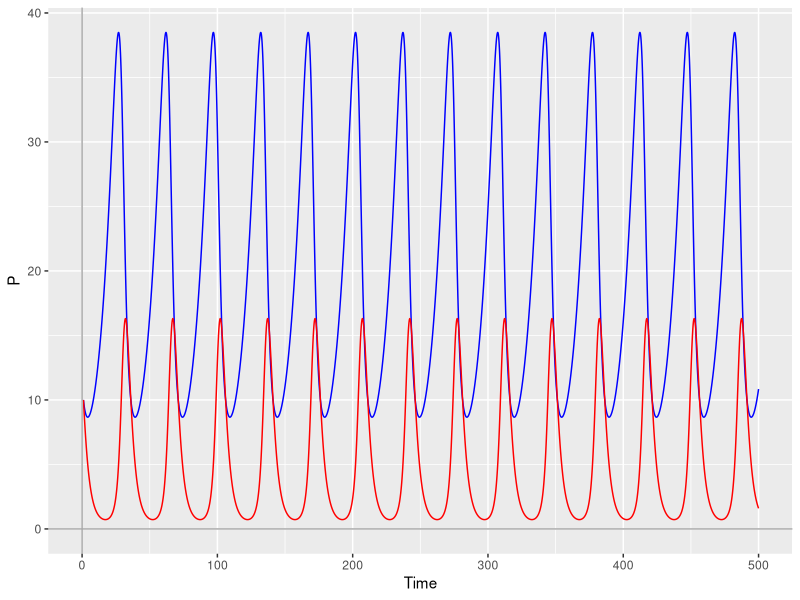
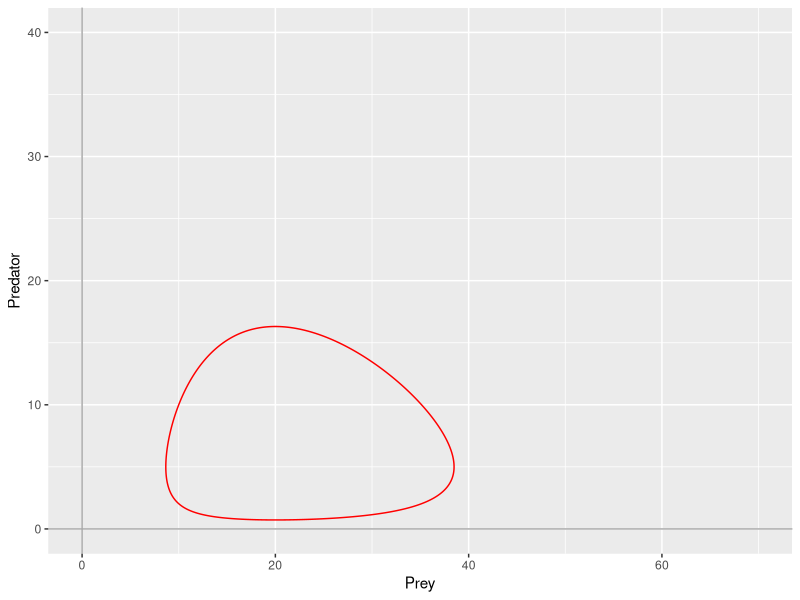
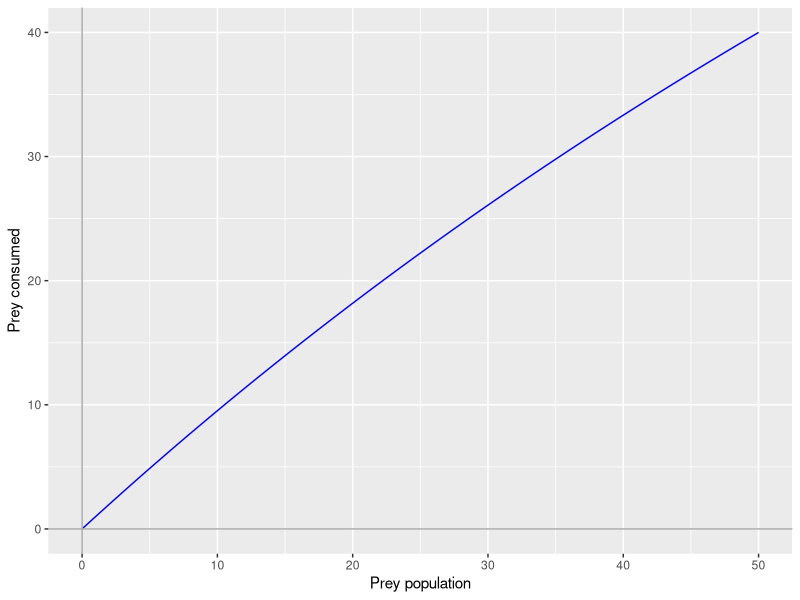
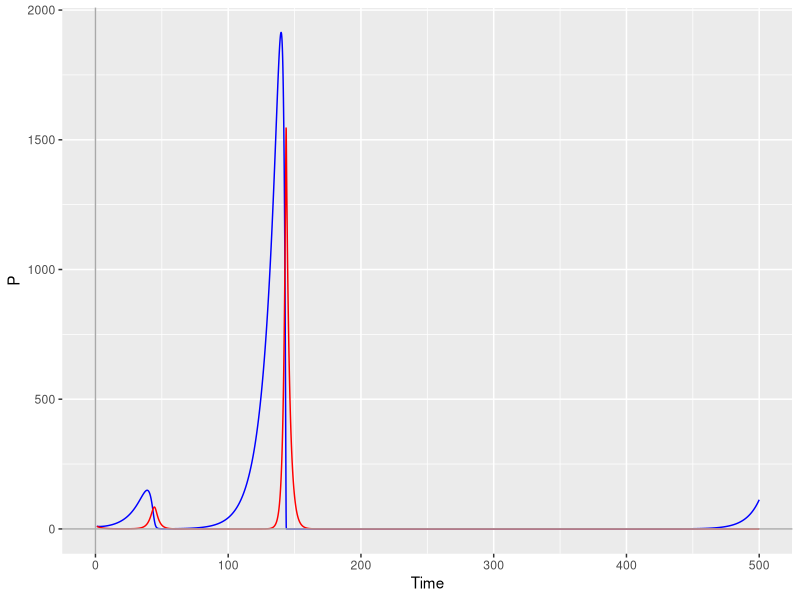
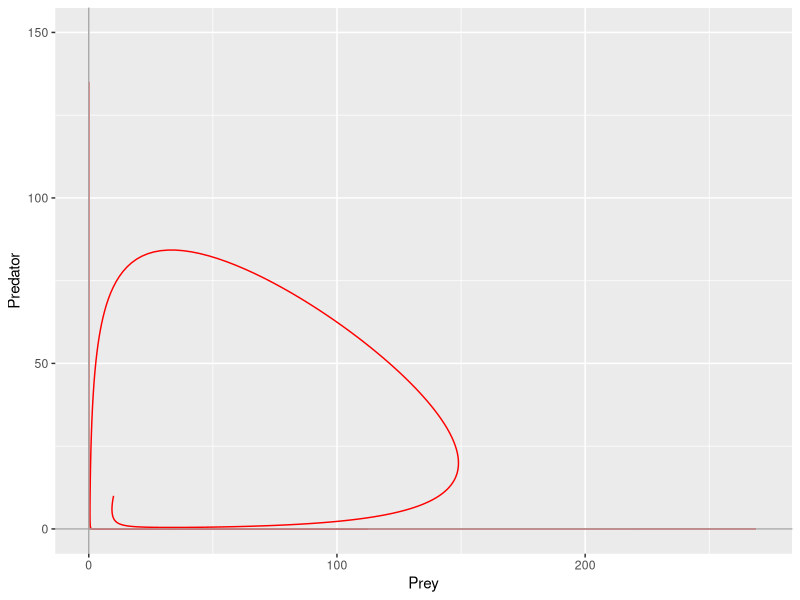
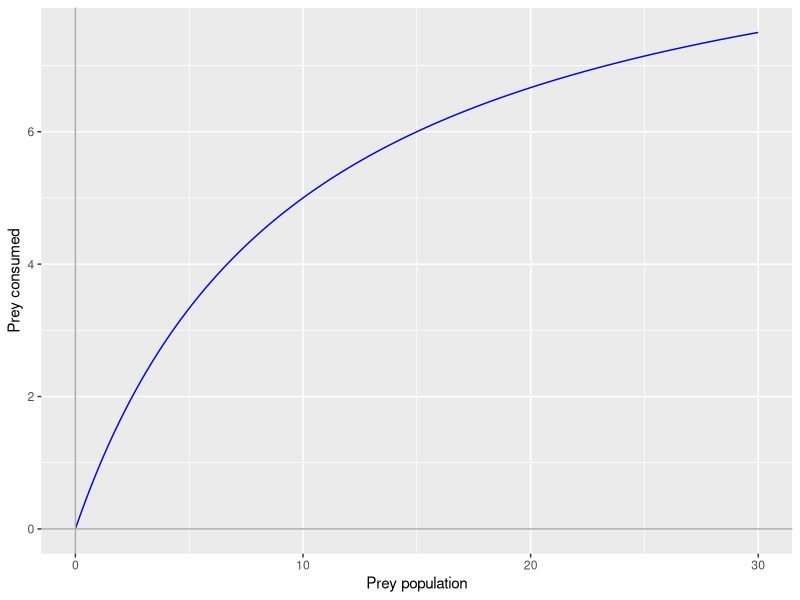
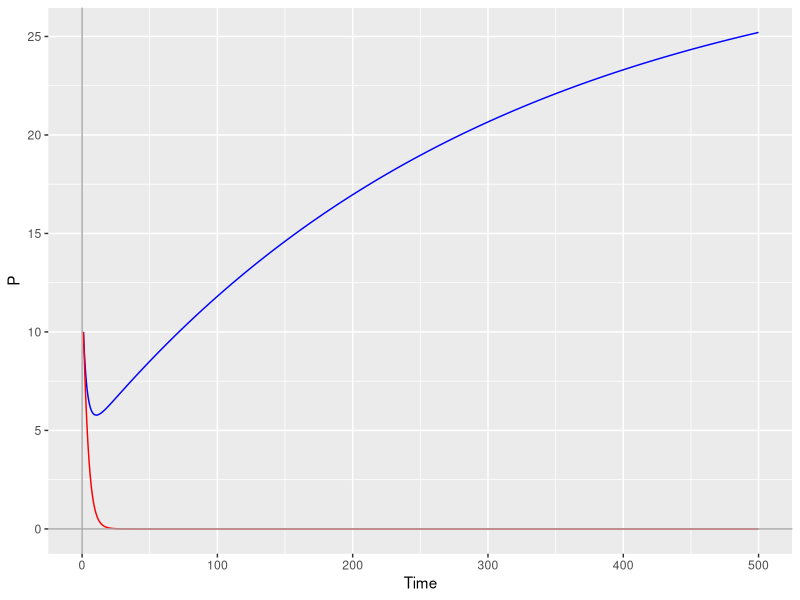
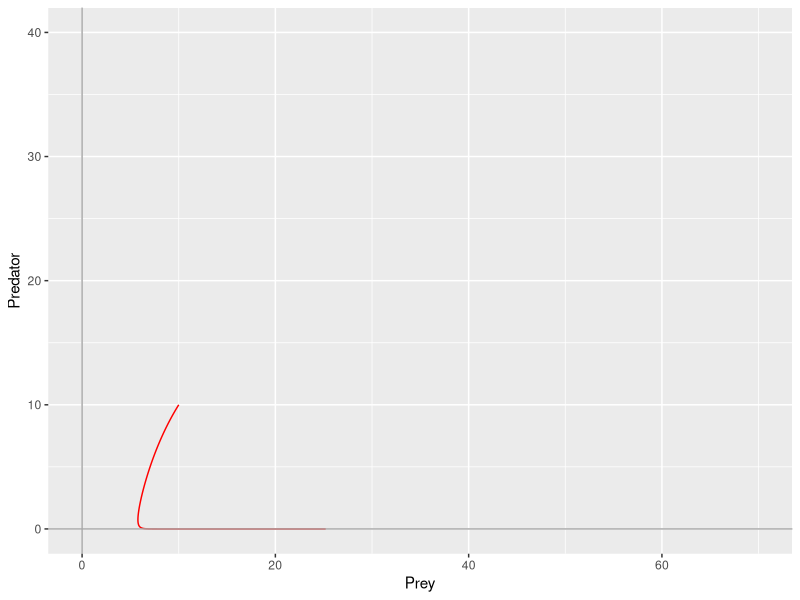

Generate these figures, in order, with R:
## Predator-Prey interactions
install.packages("deSolve")
library(deSolve)
library(ggplot2)

#LV logistic growth function

LG <- function(t,state,parameters){ ##logistic grown function, that takes a set of parameter values, initial conditions and a time sequence
  with(as.list(c(state, parameters)),{ ##"with" is a function that allows us to use the variable names directly - it looks for r, K and P in state and parameters
    dP <- r*(1-P/K)*P ##this is our logistic equation governing the rate of change of P
    return(list(dP)) ## return the rate of change - it needs to be a list
  }) # end with(as.list ...
}

# LV Predator-Prey model

LV <- function(t,state,parameters){ ##lotka voltera function function, that takes a set of parameter values, initial conditions and a time sequence
  with(as.list(c(state, parameters)),{ ##"with" is a function that allows us to use the variable names directly - it looks for r, K and P in state and parameters
    dx <- alpha * x - beta * x* y ## prey population equation 
    dy <- delta * x * y - gamma * y ## predator population
    return(list(c(dx, dy))) ## return the rate of change - it needs to be a list
  }) # end with(as.list ...
}

state <- c(x=10, y = 10) ## the initial population values of prey and predator populations
parameters <- c(alpha = 0.1, beta = 0.02, delta = 0.02, gamma = 0.4) ## the equation parameters
times <-  seq(from = 1, to = 500, by = 0.1) ##a sequence of time steps – uses function seq()
out <- ode(y= state, times = times, func = LV, parms = parameters)
out.df <- data.frame(out)

#plot the output, this gives us the change in the two populations through time
ggplot(data = out.df)+
  geom_line(mapping=aes(x=time,y=x),color="blue") +
  geom_line(mapping=aes(x=time,y=y),color="red") +
  geom_hline(yintercept=0,color="darkgrey") +
  geom_vline(xintercept=0,color="darkgrey") +
  labs(x = "Time", y = "P")

# plot the change in populations through phase space 
# plot one predator population as a function of the prey population
ggplot(data = out.df)+
  geom_path(mapping=aes(x=x,y=y),color="red") +
  xlim(0,70) +
  ylim(0,40) +
  geom_hline(yintercept=0,color="darkgrey") +
  geom_vline(xintercept=0,color="darkgrey") +
  labs(x = "Prey", y = "Predator")

## TASK: Change the parameters and initial conditions
## Q: What happens when you increase/decrease them?
## A: When you increase initial pop size, the circle increases, when you increase the parameters it decreases


## Prey growth rate: exponential vs logistic
# in the original LV model, prey growth is exponential, lets make it logistic

LV_log <- function(t,state,parameters){ ##lotka voltera function function, that takes a set of parameter values, initial conditions and a time sequence
  with(as.list(c(state, parameters)),{ ##"with" is a function that allows us to use the variable names directly - it looks for r, K and P in state and parameters
    dx <- alpha * (1 - x/K) - beta * x* y ## prey population equation 
    dy <- delta * x * y - gamma * y ## predator population
    return(list(c(dx, dy))) ## return the rate of change - it needs to be a list
  }) # end with(as.list ...
}

# set K to 30
state <- c(x=10, y = 10) ## the initial population values of prey and predator populations
parameters <- c(alpha = 0.1, beta = 0.02, delta = 0.02, gamma = 0.4, K = 30) ## the equation parameters
times <-  seq(from = 1, to = 500, by = 0.1) ##a sequence of time steps – uses function seq()
out <- ode(y= state, times = times, func = LV_log, parms = parameters)
out.df <- data.frame(out)

## Q: How does it change  the results for the same set of parameter values listed above? Discuss (i.e. try to figure out why)



## Incorporating function response
# The rate at which predators can consume preys is called a functional response

# Type 2 functional response
x <- seq(0,50,0.1)
A <- 0.005  ## A is the hunting efficiency of the predator (high A = poor hunter)
y <- x/(1+A*x)
ggplot()+
  geom_line(mapping=aes(x=x,y=x/(1+A*x)),color="blue") +
  geom_hline(yintercept=0,color="darkgrey") +
  geom_vline(xintercept=0,color="darkgrey") +
  labs(x = "Prey population", y = "Prey consumed")

# if predator is a bad hunter, prey reach carrying capacity much quicker as their not being killed too often

## Type 2 Functional response LV model

LV_FR2 <- function(t,state,parameters){ ##lotka voltera function function, that takes a set of parameter values, initial conditions and a time sequence
  with(as.list(c(state, parameters)),{ ##"with" is a function that allows us to use the variable names directly - it looks for r, K and P in state and parameters
    dx <- alpha * x - (beta * x* y)/(1+A*x) ## prey population equation 
    dy <- (delta * x * y)/(1+A*x) - gamma * y ## predator population
    return(list(c(dx, dy))) ## return the rate of change - it needs to be a list
  }) # end with(as.list ...
}

# Add A to parameters
state <- c(x=10, y = 10) ## the initial population values of prey and predator populations
parameters <- c(alpha = 0.1, beta = 0.02, delta = 0.02, gamma = 0.4, A = 0.02) ## the equation parameters
times <-  seq(from = 1, to = 500, by = 0.1) ##a sequence of time steps – uses function seq()
out <- ode(y= state, times = times, func = LV_FR2, parms = parameters)
out.df <- data.frame(out)

ggplot(data = out.df)+
  geom_line(mapping=aes(x=time,y=x),color="blue") +
  geom_line(mapping=aes(x=time,y=y),color="red") +
  geom_hline(yintercept=0,color="darkgrey") +
  geom_vline(xintercept=0,color="darkgrey") +
  labs(x = "Time", y = "P")

# plot the change in populations through phase space 
# plot one predator population as a function of the prey population
ggplot(data = out.df)+
  geom_path(mapping=aes(x=x,y=y),color="red") +
  xlim(0,270) +
  ylim(0,150) +
  geom_hline(yintercept=0,color="darkgrey") +
  geom_vline(xintercept=0,color="darkgrey") +
  labs(x = "Prey", y = "Predator")

## LV model with logistic growth and functional response type 2
x <- seq(0,30,0.1)
A <- 0.1
y <- x/(1+A*x)
ggplot()+
  geom_line(mapping=aes(x=x,y=y),color="blue") +
  geom_hline(yintercept=0,color="darkgrey") +
  geom_vline(xintercept=0,color="darkgrey") +
  labs(x = "Prey population", y = "Prey consumed")

LV_FR2_log <- function(t,state,parameters){ ##lotka voltera function function, that takes a set of parameter values, initial conditions and a time sequence
  with(as.list(c(state, parameters)),{ ##"with" is a function that allows us to use the variable names directly - it looks for r, K and P in state and parameters
    dx <- alpha * (1-x/K) - (beta * x* y)/(1+A*x) ## prey population equation 
    dy <- (delta * x * y)/(1+A*x) - gamma * y ## predator population
    return(list(c(dx, dy))) ## return the rate of change - it needs to be a list
  }) # end with(as.list ...
}

state <- c(x=10, y = 10) ## the initial population values of prey and predator populations
parameters <- c(alpha = 0.1, beta = 0.02, delta = 0.02, gamma = 0.4, A = 0.01, K=30) ## the equation parameters
times <-  seq(from = 1, to = 500, by = 0.1) ##a sequence of time steps – uses function seq()
out <- ode(y= state, times = times, func = LV_FR2_log, parms = parameters)
out.df <- data.frame(out)

ggplot(data = out.df)+
  geom_line(mapping=aes(x=time,y=x),color="blue") +
  geom_line(mapping=aes(x=time,y=y),color="red") +
  geom_hline(yintercept=0,color="darkgrey") +
  geom_vline(xintercept=0,color="darkgrey") +
  labs(x = "Time", y = "P")

# plot the change in populations through phase space 
# plot one predator population as a function of the prey population
ggplot(data = out.df)+
  geom_path(mapping=aes(x=x,y=y),color="red") +
  xlim(0,70) +
  ylim(0,40) +
  geom_hline(yintercept=0,color="darkgrey") +
  geom_vline(xintercept=0,color="darkgrey") +
  labs(x = "Prey", y = "Predator")



################
# Competition
###############

## Three-species competition LV model: Limiting similarity

# 2 species:

parameters <- c(r=0.3, a12=1, a21=0.9, K = 100)
state <- c(x1 = 50, x2 = 10)

LS <- function(t,state,parameters){ ##lotka voltera function function, that takes a set of parameter values, initial conditions and a time sequence
  with(as.list(c(state, parameters)),{ ##"with" is a function that allows us to use the variable names directly - it looks for r, K and P in state and parameters
    dx1 <- r*x1*(1-(x1+a12*x2)/K) ## population 1 equation 
    dx2 <- r*x2*(1-(x2+a21*x1)/K)## population 2 population
    return(list(c(dx1, dx2))) ## return the rate of change - it needs to be a list
  }) # end with(as.list ...
}

times <- seq(0,1000,by=0.01)

out <- ode(y=state, times = times, func = LS, parms = parameters)

out.df <- data.frame(out)

ggplot(data = out.df)+
  geom_line(mapping=aes(x=time,y=x1),color="blue") +
  geom_line(mapping=aes(x=time,y=x2),color="red") +
  geom_hline(yintercept=0,color="darkgrey") +
  geom_vline(xintercept=0,color="darkgrey") +
  labs(x = "Time", y = "P")


ggplot(data = out.df)+
  geom_path(mapping=aes(x=x1,y=x2),color="red") +
  geom_hline(yintercept=0,color="darkgrey") +
  geom_vline(xintercept=0,color="darkgrey") +
  labs(x = "Species 1", y = "Species 2")


# add a third species:

alpha.func <- function(mu1,sig1,mu2,sig2,K1,K2,start,end){ ##this is the function to compute the alpha coefficients from the mean and standard deviations of the Gaussian niches of the species and the start and end values of the environment
  niche1 <- K1*dnorm(seq(start,end,length.out=100),mean=mu1,sd=sig1) ##dnorm() generates the values of the Gaussian. Check ?dnorm
  niche2 <- K2*dnorm(seq(start,end,length.out=100),mean=mu2,sd=sig2)
  a <- sum(niche1*niche2)/sum(niche1*niche1) ##because we have discrete values, we use a sum to approximate the integral
  return(a)
}

##Let's try different parameter values
D <- 10 ##distance between the niche optima
mu1 <- 5 ##niche optima of species 1
mu2 <- mu1+D ##niche optima of species 2
mu3 <- mu1+2*D ##niche optima of species 3
sig1 <- sig2 <- sig3 <- 10 ##all species niches have the same standard deviation for simplicity
start <- 0
end <- 30
K1 <- 200 ##carrying capacity species 1 and 3
K2 <- 250 ##carrying capacity species 2
a12 <- alpha.func(mu1,sig1,mu2,sig2,K1,K2,start,end)
a13 <- alpha.func(mu1,sig1,mu3,sig3,K1,K1,start,end)
a21 <- alpha.func(mu2,sig2,mu1,sig1,K2,K1,start,end)
a23 <- alpha.func(mu2,sig2,mu3,sig3,K2,K1,start,end)
a31 <- alpha.func(mu3,sig3,mu1,sig1,K1,K1,start,end)
a32 <- alpha.func(mu3,sig3,mu2,sig2,K1,K2,start,end)


##visualise the niches
resource <- seq(start,end,length.out=100)
niche1 <- dnorm(resource,mean=mu1,sd=sig1)*K1
niche2 <- dnorm(resource,mean=mu2,sd=sig2)*K2
niche3 <- dnorm(resource,mean=mu3,sd=sig3)*K1
ggplot()+
  geom_line(mapping=aes(x=resource,y=niche1),color="blue")+
  geom_line(mapping=aes(x=resource,y=niche2),color="red")+
  geom_line(mapping=aes(x=resource,y=niche3),color="darkgreen")

##setup and solve the system of differential equations
parameters <- c(a12=a12, a13=a13, a21=a21, a23=a23, a31=a31, a32=a32, r=0.3, K1 = K1, K2 = K2)
state <- c(x1=10, x2=10, x3=10)

LS_3 <- function(t,state,parameters){ ##lotka voltera function function, that takes a set of parameter values, initial conditions and a time sequence
  with(as.list(c(state, parameters)),{ ##"with" is a function that allows us to use the variable names directly - it looks for r, K and P in state and parameters
    dx1 <- r*x1*(1-(x1+a12*x2+a13*x3)/K1) ## population 1 equation 
    dx2 <- r*x2*(1-(x2+a21*x1+a23*x3)/K2)## population 2 equation
    dx3 <- r*x3*(1-(x3+a31*x1+a32*x2)/K1) ## population 3 equation
    return(list(c(dx1, dx2, dx3))) ## return the rate of change - it needs to be a list
  }) # end with(as.list ...
}

times <- seq(0,200,by=0.01)

out <- ode(y=state, times = times, func = LS_3, parms = parameters)

out.df <- data.frame(out)

#plot the populations
ggplot(data = out.df)+
  geom_line(mapping=aes(x=time,y=x1),color="blue") +
  geom_line(mapping=aes(x=time,y=x2),color="red") +
  geom_line(mapping=aes(x=time,y=x3), colour = 'darkgreen') +
  geom_hline(yintercept=0,color="darkgrey") +
  geom_vline(xintercept=0,color="darkgrey") +
  labs(x = "Time", y = "P")


##Q: with these parameters which species survive?
##A: species 2 survives, species 1 and 3 go extinct (they're overlapped as they have the same K)

# if you change the distance and width of each niche of the species you'll get different outcomes
# the bigger w and the smaller d the more overlap with other niches and more competition
